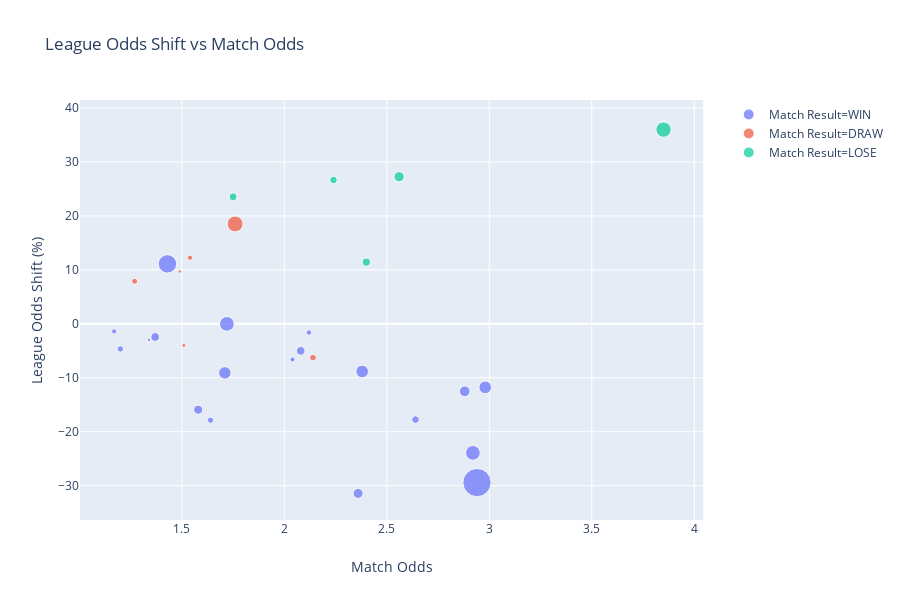

Notebook cell for this chart:
### Code cell
px.scatter(
    data_frame=combined_df, x='back_price_1', y='back_price_shift_pc', color='selection_outcome', size='back_price_1_league', hover_data=['runner_name'],
    labels={'back_price_1': 'Match Odds', 'back_price_shift_pc': 'League Odds Shift (%)', 'back_price_1_league': 'League Odds (Pre Match)',
            'selection_outcome': 'Match Result', 'runner_name': 'Team'},
    title='League Odds Shift vs Match Odds')

### Figure 1 — Plotly figure (JSON) as saved in the notebook; plotly's stock layout.template omitted (floating-point values rounded to 4 significant figures)
{"data": [{"customdata": [["Sheff Utd"], ["West Brom"], ["Rangers"], ["Doncaster"], ["Charlton"], ["Bolton"], ["Huddersfield"], ["Celtic"], ["Burnley"], ["Coventry"], ["Man Utd"], ["Liverpool"], ["Birmingham"], ["Chesterfield"], ["Arsenal"], ["Burnley"], ["Newcastle"], ["Aston Villa"], ["Man City"]], "hoverlabel": {"namelength": 0}, "hovertemplate": "Match Result=WIN<br>Match Odds=%{x}<br>League Odds Shift (%)=%{y}<br>League Odds (Pre Match)=%{marker.size}<br>Team=%{customdata[0]}", "legendgroup": "Match Result=WIN", "marker": {"color": "#636efa", "size": [17, 23, 4.3, 8.8, 17, 8, 12, 1.35, 6.2, 16.5, 23, 8.2, 3.1, 10.5, 2.88, 4.2, 36, 85, 2.72], "sizemode": "area", "sizeref": 0.2125, "symbol": "circle"}, "mode": "markers", "name": "Match Result=WIN", "showlegend": true, "type": "scatter", "x": [2.38, 2.92, 1.2, 1.58, 2.98, 2.08, 2.88, 1.34, 2.64, 1.71, 1.72, 1.37, 2.12, 2.36, 1.17, 1.64, 1.43, 2.94, 2.04], "xaxis": "x", "y": [-8.824, -23.91, -4.651, -15.91, -11.76, -5.0, -12.5, -2.963, -17.74, -9.091, 0, -2.439, -1.613, -31.43, -1.389, -17.86, 11.11, -29.41, -6.618], "yaxis": "y"}, {"customdata": [["Leeds"], ["Birmingham"], ["Leeds"], ["Inter"], ["Real Madrid"], ["Tottenham"]], "hoverlabel": {"namelength": 0}, "hovertemplate": "Match Result=DRAW<br>Match Odds=%{x}<br>League Odds Shift (%)=%{y}<br>League Odds (Pre Match)=%{marker.size}<br>Team=%{customdata[0]}", "legendgroup": "Match Result=DRAW", "marker": {"color": "#EF553B", "size": [3.8, 2.94, 4.8, 1.75, 1.34, 27], "sizemode": "area", "sizeref": 0.2125, "symbol": "circle"}, "mode": "markers", "name": "Match Result=DRAW", "showlegend": true, "type": "scatter", "x": [1.27, 1.54, 2.14, 1.51, 1.49, 1.76], "xaxis": "x", "y": [7.895, 12.24, -6.25, -4.0, 9.701, 18.52], "yaxis": "y"}, {"customdata": [["MK Dons"], ["Rotherham"], ["Doncaster"], ["MK Dons"], ["Chelsea"]], "hoverlabel": {"namelength": 0}, "hovertemplate": "Match Result=LOSE<br>Match Odds=%{x}<br>League Odds Shift (%)=%{y}<br>League Odds (Pre Match)=%{marker.size}<br>Team=%{customdata[0]}", "legendgroup": "Match Result=LOSE", "marker": {"color": "#00cc96", "size": [6, 11, 6.8, 7, 25], "sizemode": "area", "sizeref": 0.2125, "symbol": "circle"}, "mode": "markers", "name": "Match Result=LOSE", "showlegend": true, "type": "scatter", "x": [2.24, 2.56, 1.75, 2.4, 3.85], "xaxis": "x", "y": [26.67, 27.27, 23.53, 11.43, 36.0], "yaxis": "y"}], "layout": {"height": 600, "legend": {"itemsizing": "constant", "tracegroupgap": 0}, "title": {"text": "League Odds Shift vs Match Odds"}, "xaxis": {"anchor": "y", "domain": [0, 0.98], "title": {"text": "Match Odds"}}, "yaxis": {"anchor": "x", "domain": [0, 1], "title": {"text": "League Odds Shift (%)"}}}}
